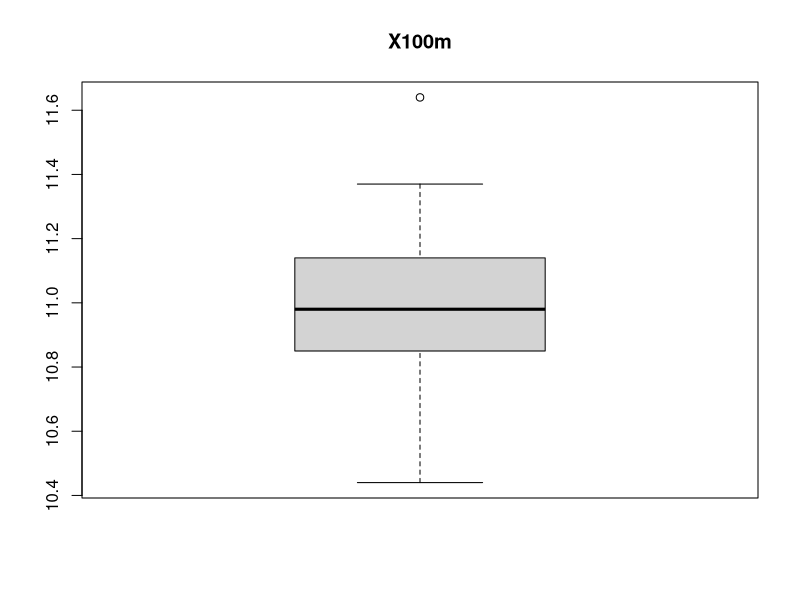
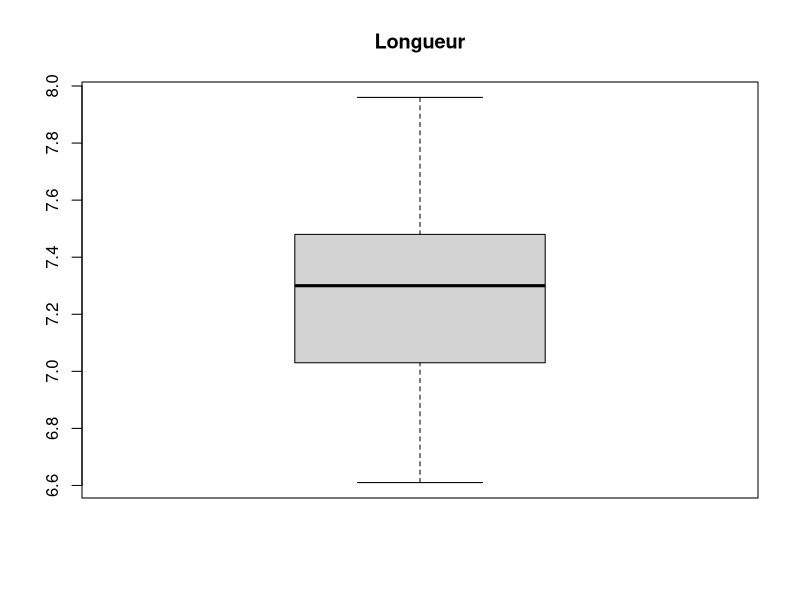
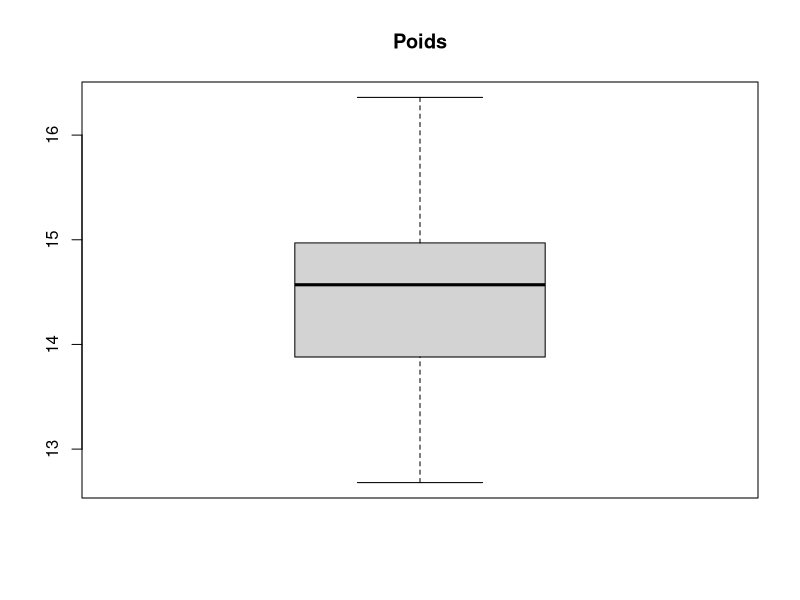
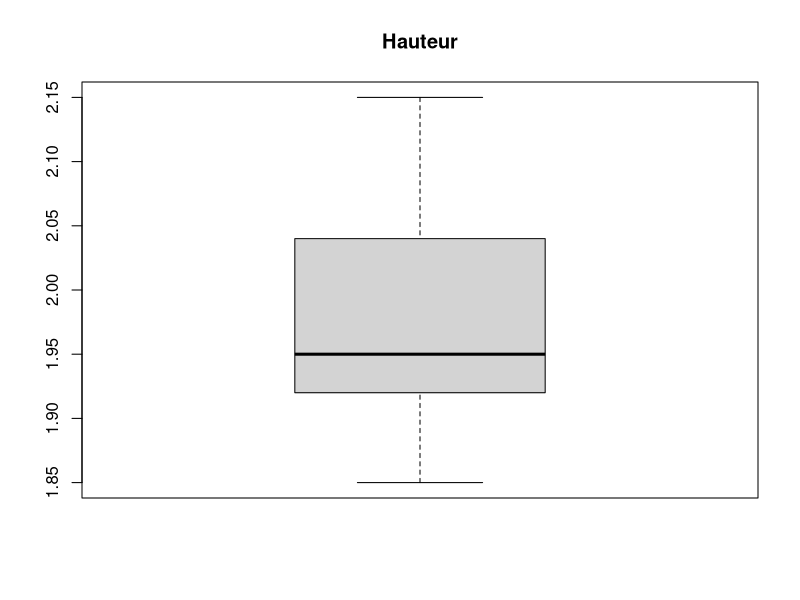
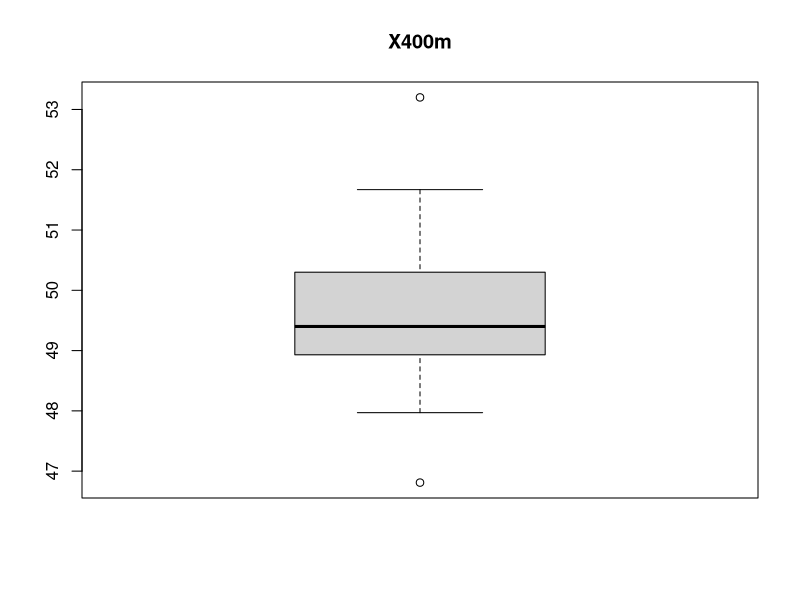
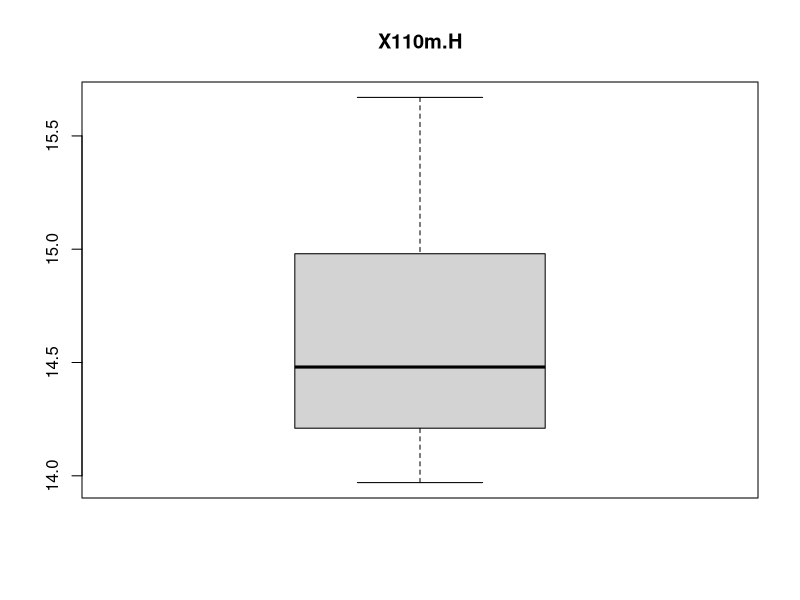
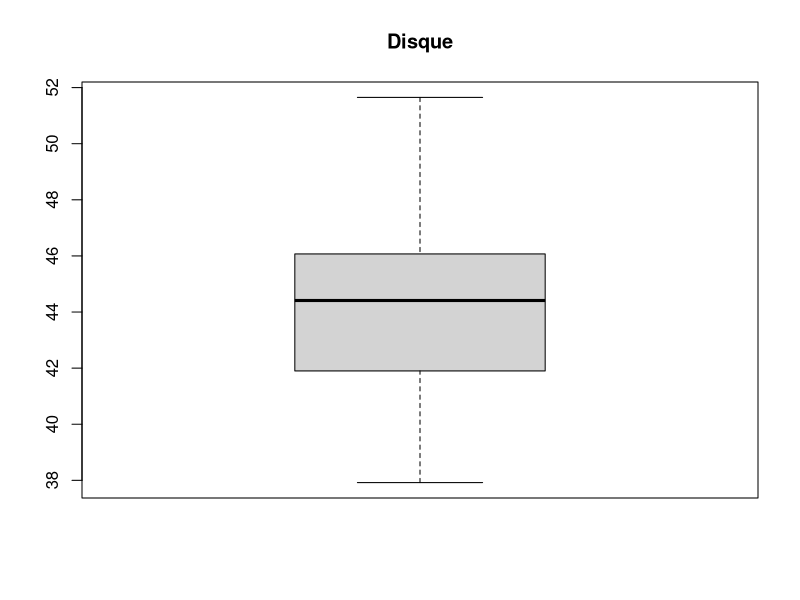
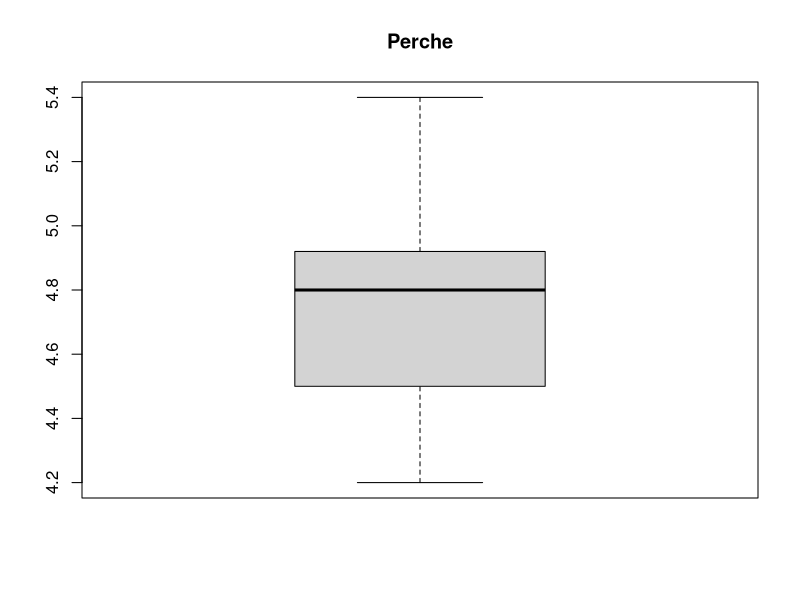

These figures' R source, in order:
## ---- chunk 1
df<-read.csv(file="../../data/decathlon.csv",head=TRUE, sep=";")
head(df)
## ---- chunk 2
summary(df)
## ---- chunk 3
Xquanti <- df[, sapply(df, is.numeric)]
Xquanti
## ---- chunk 4
mat_var_cov <- var(Xquanti)
mat_var_cov
## ---- chunk 5
dim(mat_var_cov)
## ---- chunk 6
apply(Xquanti, 2, var)
## ---- chunk 7
Xquali <- df[, sapply(df, Negate(is.numeric))]
Xquali
## ---- chunk 8
table(Xquali)
## ---- chunk 9
i <- c(1:12)
for (j in i) {
  boxplot(Xquanti[, j], main = colnames(Xquanti)[j])  # Affiche le titre avec le nom de la colonne
}

## ---- chunk 10
for (j in i) {
  hist(Xquanti[, j], main = colnames(Xquanti)[j])  # Affiche le titre avec le nom de la colonne
}

## ---- chunk 11
corr_Xquanti <- cor(Xquanti)
corr_Xquanti
## ---- chunk 12
#install.packages("corrplot")
library(corrplot)
## ---- chunk 13
corrplot(corr_Xquanti, method = "circle")
## ---- chunk 14
for (j in i) {
  plot(Xquanti[, j], main = colnames(Xquanti)[j])  # Affiche le titre avec le nom de la colonne
}
## ---- chunk 15
#install.packages("FactoMineR")
library(FactoMineR)
## ---- chunk 16
PCA(Xquanti)
## ---- chunk 17
PCA(Xquanti[,1:10])
